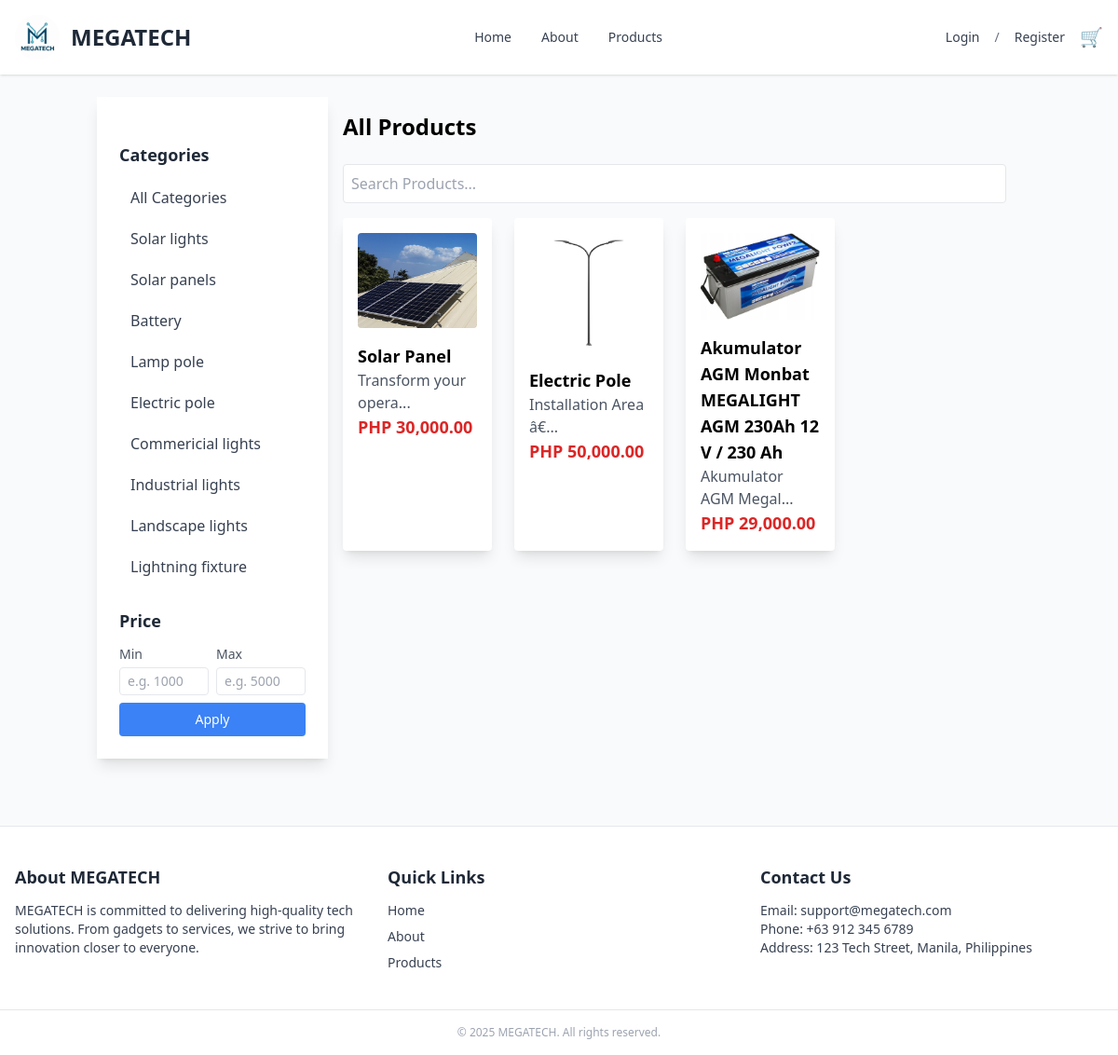
The page /products.php on the database as committed earlier.
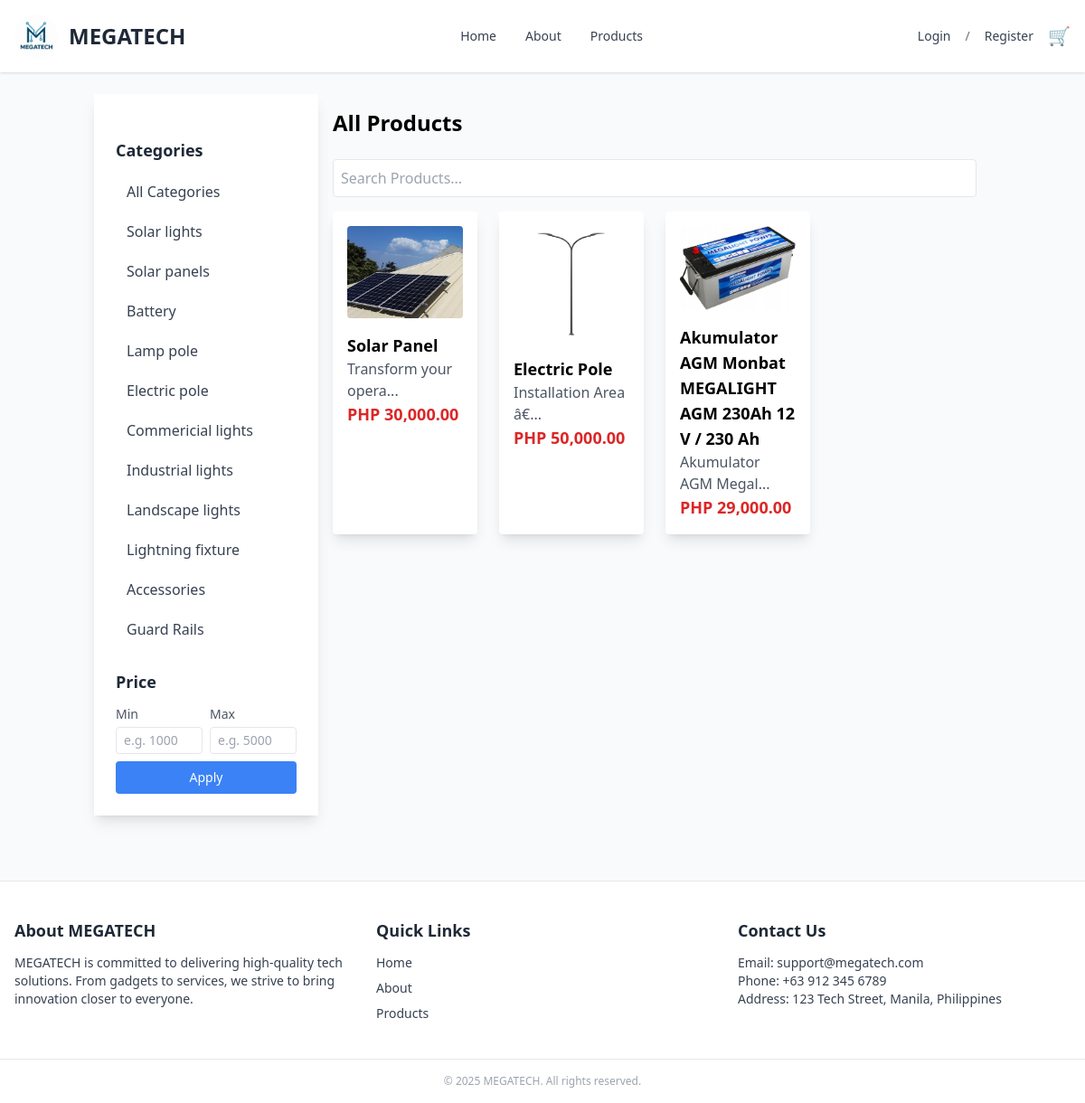
The same page on the database as committed later.
### tables this page shows
CREATE TABLE `category` (
  `category_id` int(11) NOT NULL,
  `category_name` varchar(60) NOT NULL,
  `category_description` text DEFAULT NULL,
  `status` int(11) NOT NULL DEFAULT 1 COMMENT '0=InActive 1=Active'
);

CREATE TABLE `product` (
  `prod_id` int(11) NOT NULL,
  `prod_code` varchar(60) NOT NULL,
  `prod_name` varchar(60) NOT NULL,
  `prod_description` text NOT NULL,
  `prod_specs` longtext NOT NULL CHECK (json_valid(`prod_specs`)),
  `prod_stocks` int(11) NOT NULL,
  `prod_category_id` int(11) NOT NULL,
  `prod_price` decimal(10,2) NOT NULL,
  `prod_critical` int(11) NOT NULL,
  `prod_status` int(11) NOT NULL COMMENT '0=unactive,1=active',
  `prod_image` varchar(255) NOT NULL,
  `prod_added` datetime NOT NULL
);

### backend/db.php (called while the page is built, shortened)
<?php
class db_connect
{
    public $host = db_host;
    public $user = db_user;
    public $pass = db_pass;
    public $name = db_name;
    public function connect()
    {
        try {
            $this->conn = new mysqli($this->host, $this->user, $this->pass, $this->name);
        } catch (\Throwable $th) {
            header("Location:setup.php");
        }
    }
}

### backend/class.php (called while the page is built, shortened)
<?php
include ('db.php');
class global_class extends db_connect
{
     public function fetch_all_categories(){
        $query = $this->conn->prepare("SELECT *
        FROM category where status='1'"
    );
        if ($query->execute()) {
            $result = $query->get_result();
            return $result;
        }
    }
public function fetch_all_product() {
    $query = $this->conn->prepare("
        SELECT
            product.*,
            category.category_name
        FROM product
        LEFT JOIN category ON product.prod_category_id = category.category_id
        WHERE product.prod_status = '1'
    ");
    if ($query->execute()) {
        $result = $query->get_result();
        return $result;
    } else {
        return false;
    }
}
}

### products.php (the view, shortened to what the changed rows need)
<?php
include "components/header.php";
include('backend/class.php');
$db = new global_class();
?>
<div class="container mx-auto px-4 py-6">
    <div class="flex">
        <aside
            id="sidebar"
            class="fixed top-0 left-0 w-64 h-full bg-white shadow-lg transform -translate-x-full lg:relative lg:translate-x-0 lg:w-1/4 lg:h-auto p-6 transition-transform duration-300 ease-in-out z-50 space-y-6"
        >
            <div>
                <h2 class="text-lg font-semibold text-gray-800 mb-3">Categories</h2>
                <ul id="category-list" class="space-y-1">
                    <?php
                    $categories = $db->fetch_all_categories();
                    foreach ($categories as $category):
                        echo '
                            <li>
                                <a href="#" class="block px-3 py-2 rounded text-gray-700 hover:bg-gray-100 transition category-filter" data-category-id="'.$category['category_id'].'">
                                    '.ucfirst($category['category_name']).'
                                </a>
                            </li>';
                    endforeach;
                    ?>
                </ul>
            </div>
            <div>
                <h2 class="text-lg font-semibold text-gray-800 mb-3">Price</h2>
            </div>
        </aside>
        <main id="product-list" class="w-full lg:w-3/4 p-4 ml-auto">
            <?php include "backend/end-points/product_list.php"; ?>
        </main>
    </div>
</div>
<?php include "components/footer.php"; ?>

### backend/end-points/product_list.php (shortened to what the changed rows need)
<h1 class="text-2xl font-semibold mb-6">All Products</h1>
<div class="grid grid-cols-2 md:grid-cols-3 lg:grid-cols-4 gap-6" id="product-grid">
    <?php
    $fetch_all_product = $db->fetch_all_product();
    foreach ($fetch_all_product as $product):
    ?>
    <div class="bg-white p-4 rounded shadow-lg transition-transform transform hover:scale-105 hover:shadow-2xl product-card" data-category-id="<?=$product['prod_category_id']?>" data-price="<?=$product['prod_price']?>">
        <a href="login.php">
            <img src="upload/<?=$product['prod_image']?>" alt="Product Image" class="w-full rounded mb-4 transition-transform hover:scale-105">
            <h2 class="font-semibold text-lg transition-colors hover:text-blue-500 product-name"><?=$product['prod_name']?></h2>
            <p class="text-gray-600 transition-colors hover:text-gray-800"><?= substr($product['prod_description'], 0, 20) . (strlen($product['prod_description']) > 20 ? '...' : '') ?></p>
            <p class="text-lg font-bold text-red-600">PHP <?=number_format($product['prod_price'], 2);?></p>
        </a>
    </div>
    <?php endforeach; ?>
</div>

Rows that differ between the two databases and show on the page:
added category: category_name "Accessories"
added category: category_name "Guard Rails"
